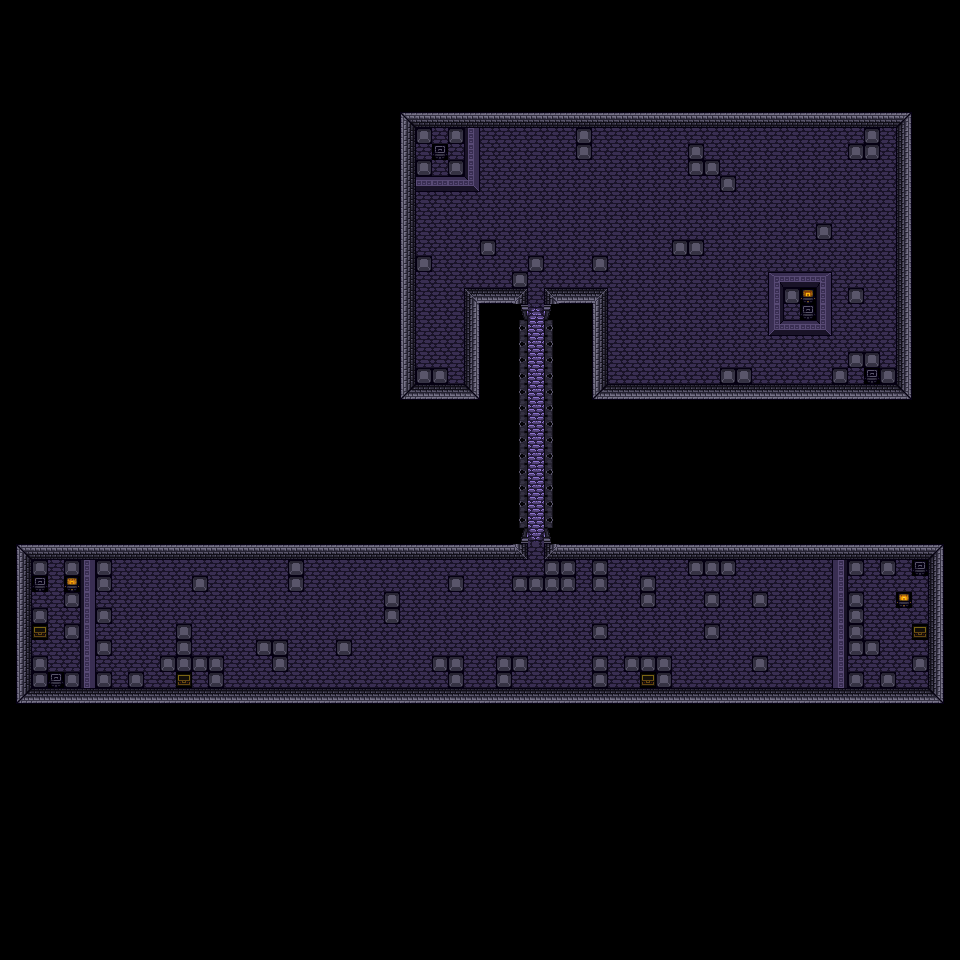

Rendered tile map (Tiled .tmx) drawn with the repository's tilesets; below, a short description and the map source with its tile grids summarised:
An orthogonal 60x60 tile map with 16x16 px tiles, 1 tile layer (Dungeon).

<map version="1.10" tiledversion="1.11.2" orientation="orthogonal" renderorder="right-down" width="60" height="60" tilewidth="16" tileheight="16" infinite="0" nextlayerid="2" nextobjectid="1">
 <tileset firstgid="1" source="Dungeon.tsx" />
 <layer id="1" name="Dungeon" width="60" height="60">
  <data>[3600 cells, 3600 non-empty, 34 distinct tile ids]</data>
 </layer>
</map>
